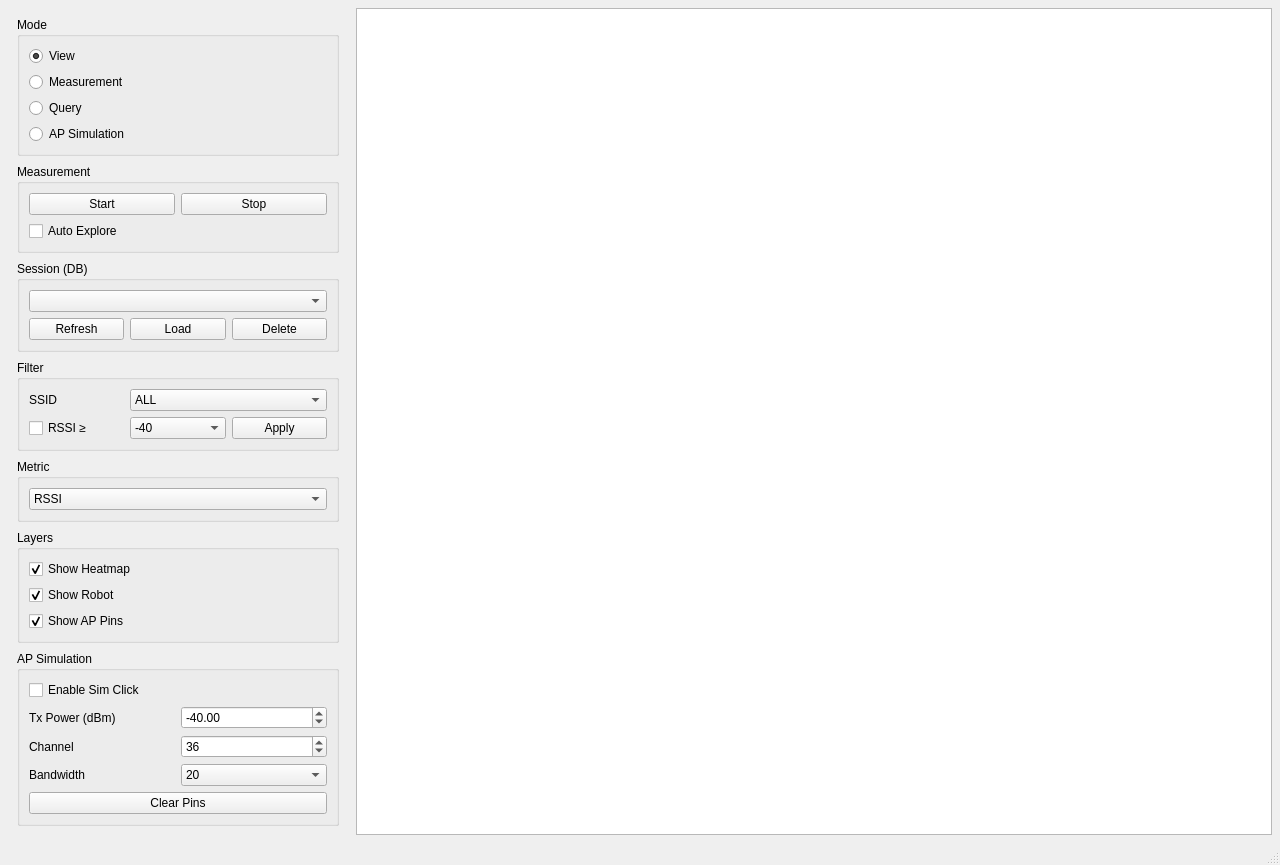
<?xml version="1.0" encoding="UTF-8"?>
<ui version="4.0">
 <class>MainWindow</class>
 <widget class="QMainWindow" name="MainWindow">
  <property name="geometry">
   <rect>
    <x>0</x>
    <y>0</y>
    <width>1280</width>
    <height>800</height>
   </rect>
  </property>
  <property name="windowTitle">
   <string>wifi_qt</string>
  </property>

  <widget class="QWidget" name="centralwidget">
   <layout class="QHBoxLayout" name="horizontalLayoutRoot">
    <property name="spacing"><number>8</number></property>
    <property name="leftMargin"><number>8</number></property>
    <property name="topMargin"><number>8</number></property>
    <property name="rightMargin"><number>8</number></property>
    <property name="bottomMargin"><number>8</number></property>

    <item>
     <widget class="QWidget" name="leftPanel">
      <property name="minimumSize">
       <size><width>340</width><height>0</height></size>
      </property>
      <layout class="QVBoxLayout" name="leftPanelLayout">
       <property name="spacing"><number>8</number></property>

       <item>
        <widget class="QGroupBox" name="gbMode">
         <property name="title"><string>Mode</string></property>
         <layout class="QVBoxLayout" name="gbModeLayout">
          <item><widget class="QRadioButton" name="rbModeView">
            <property name="text"><string>View</string></property>
            <property name="checked"><bool>true</bool></property>
          </widget></item>
          <item><widget class="QRadioButton" name="rbModeMeasure">
            <property name="text"><string>Measurement</string></property>
          </widget></item>
          <item><widget class="QRadioButton" name="rbModeQuery">
            <property name="text"><string>Query</string></property>
          </widget></item>
          <item><widget class="QRadioButton" name="rbModeSim">
            <property name="text"><string>AP Simulation</string></property>
          </widget></item>
         </layout>
        </widget>
       </item>

       <item>
        <widget class="QGroupBox" name="gbMeasure">
         <property name="title"><string>Measurement</string></property>
         <layout class="QGridLayout" name="gbMeasureLayout">
          <item row="0" column="0">
           <widget class="QPushButton" name="btnMeasureStart">
            <property name="text"><string>Start</string></property>
           </widget>
          </item>
          <item row="0" column="1">
           <widget class="QPushButton" name="btnMeasureStop">
            <property name="text"><string>Stop</string></property>
           </widget>
          </item>
          <item row="1" column="0" colspan="2">
           <widget class="QCheckBox" name="chkAutoExplore">
            <property name="text"><string>Auto Explore</string></property>
           </widget>
          </item>
         </layout>
        </widget>
       </item>

       <item>
        <widget class="QGroupBox" name="gbSession">
         <property name="title"><string>Session (DB)</string></property>
         <layout class="QGridLayout" name="gbSessionLayout">
          <item row="0" column="0" colspan="3">
           <widget class="QComboBox" name="cbSessionId"/>
          </item>
          <item row="1" column="0">
           <widget class="QPushButton" name="btnSessionRefresh">
            <property name="text"><string>Refresh</string></property>
           </widget>
          </item>
          <item row="1" column="1">
           <widget class="QPushButton" name="btnSessionLoad">
            <property name="text"><string>Load</string></property>
           </widget>
          </item>
          <item row="1" column="2">
           <widget class="QPushButton" name="btnSessionDelete">
            <property name="text"><string>Delete</string></property>
           </widget>
          </item>
         </layout>
        </widget>
       </item>

       <item>
        <widget class="QGroupBox" name="gbFilter">
         <property name="title"><string>Filter</string></property>
         <layout class="QGridLayout" name="gbFilterLayout">
          <item row="0" column="0">
           <widget class="QLabel" name="lblSsid"><property name="text"><string>SSID</string></property></widget>
          </item>
          <item row="0" column="1" colspan="2">
           <widget class="QComboBox" name="cbSsid">
            <item><property name="text"><string>ALL</string></property></item>
            <item><property name="text"><string>emba</string></property></item>
            <item><property name="text"><string>hotspot</string></property></item>
           </widget>
          </item>

          <item row="1" column="0">
           <widget class="QCheckBox" name="chkThrEnable">
            <property name="text"><string>RSSI ≥</string></property>
           </widget>
          </item>
          <item row="1" column="1">
           <widget class="QComboBox" name="cbThr">
            <item><property name="text"><string>-40</string></property></item>
            <item><property name="text"><string>-50</string></property></item>
            <item><property name="text"><string>-60</string></property></item>
            <item><property name="text"><string>-70</string></property></item>
            <item><property name="text"><string>-80</string></property></item>
            <property name="currentText"><string>-60</string></property>
           </widget>
          </item>
          <item row="1" column="2">
           <widget class="QPushButton" name="btnApplyFilter">
            <property name="text"><string>Apply</string></property>
           </widget>
          </item>
         </layout>
        </widget>
       </item>

       <item>
        <widget class="QGroupBox" name="gbMetric">
         <property name="title"><string>Metric</string></property>
         <layout class="QHBoxLayout" name="gbMetricLayout">
          <item>
           <widget class="QComboBox" name="cbMetric">
            <item><property name="text"><string>RSSI</string></property></item>
            <item><property name="text"><string>SNR</string></property></item>
            <item><property name="text"><string>AP Count</string></property></item>
            <item><property name="text"><string>Interference/Noise</string></property></item>
            <item><property name="text"><string>Throughput(Max)</string></property></item>
           </widget>
          </item>
         </layout>
        </widget>
       </item>

       <item>
        <widget class="QGroupBox" name="gbLayers">
         <property name="title"><string>Layers</string></property>
         <layout class="QVBoxLayout" name="gbLayersLayout">
          <item><widget class="QCheckBox" name="chkShowHeatmap">
            <property name="text"><string>Show Heatmap</string></property>
            <property name="checked"><bool>true</bool></property>
          </widget></item>
          <item><widget class="QCheckBox" name="chkShowRobot">
            <property name="text"><string>Show Robot</string></property>
            <property name="checked"><bool>true</bool></property>
          </widget></item>
          <item><widget class="QCheckBox" name="chkShowApPins">
            <property name="text"><string>Show AP Pins</string></property>
            <property name="checked"><bool>true</bool></property>
          </widget></item>
         </layout>
        </widget>
       </item>

       <item>
        <widget class="QGroupBox" name="gbSim">
         <property name="title"><string>AP Simulation</string></property>
         <layout class="QGridLayout" name="gbSimLayout">
          <item row="0" column="0" colspan="2">
           <widget class="QCheckBox" name="chkSimEnable">
            <property name="text"><string>Enable Sim Click</string></property>
           </widget>
          </item>

          <item row="1" column="0">
           <widget class="QLabel" name="lblTxPower"><property name="text"><string>Tx Power (dBm)</string></property></widget>
          </item>
          <item row="1" column="1">
           <widget class="QDoubleSpinBox" name="spTxPower">
            <property name="minimum"><double>-90</double></property>
            <property name="maximum"><double>-10</double></property>
            <property name="value"><double>-40</double></property>
           </widget>
          </item>

          <item row="2" column="0">
           <widget class="QLabel" name="lblSimChannel"><property name="text"><string>Channel</string></property></widget>
          </item>
          <item row="2" column="1">
           <widget class="QSpinBox" name="spSimChannel">
            <property name="minimum"><number>1</number></property>
            <property name="maximum"><number>165</number></property>
            <property name="value"><number>36</number></property>
           </widget>
          </item>

          <item row="3" column="0">
           <widget class="QLabel" name="lblBandwidth"><property name="text"><string>Bandwidth</string></property></widget>
          </item>
          <item row="3" column="1">
           <widget class="QComboBox" name="cbSimBandwidth">
            <item><property name="text"><string>20</string></property></item>
            <item><property name="text"><string>40</string></property></item>
            <item><property name="text"><string>80</string></property></item>
            <item><property name="text"><string>160</string></property></item>
            <property name="currentText"><string>80</string></property>
           </widget>
          </item>

          <item row="4" column="0" colspan="2">
           <widget class="QPushButton" name="btnClearPins">
            <property name="text"><string>Clear Pins</string></property>
           </widget>
          </item>
         </layout>
        </widget>
       </item>

       <item>
        <spacer name="verticalSpacerLeft">
         <property name="orientation"><enum>Qt::Vertical</enum></property>
         <property name="sizeHint" stdset="0">
          <size><width>20</width><height>40</height></size>
         </property>
        </spacer>
       </item>

      </layout>
     </widget>
    </item>

    <item>
     <widget class="QGraphicsView" name="graphicsView">
      <property name="minimumSize"><size><width>600</width><height>400</height></size></property>
      <property name="frameShape"><enum>QFrame::StyledPanel</enum></property>
      <property name="dragMode"><enum>QGraphicsView::NoDrag</enum></property>
     </widget>
    </item>

   </layout>
  </widget>

  <widget class="QMenuBar" name="menubar">
   <property name="geometry">
    <rect><x>0</x><y>0</y><width>1280</width><height>22</height></rect>
   </property>
  </widget>

  <widget class="QStatusBar" name="statusbar"/>
 </widget>
 <resources/>
 <connections/>
</ui>
